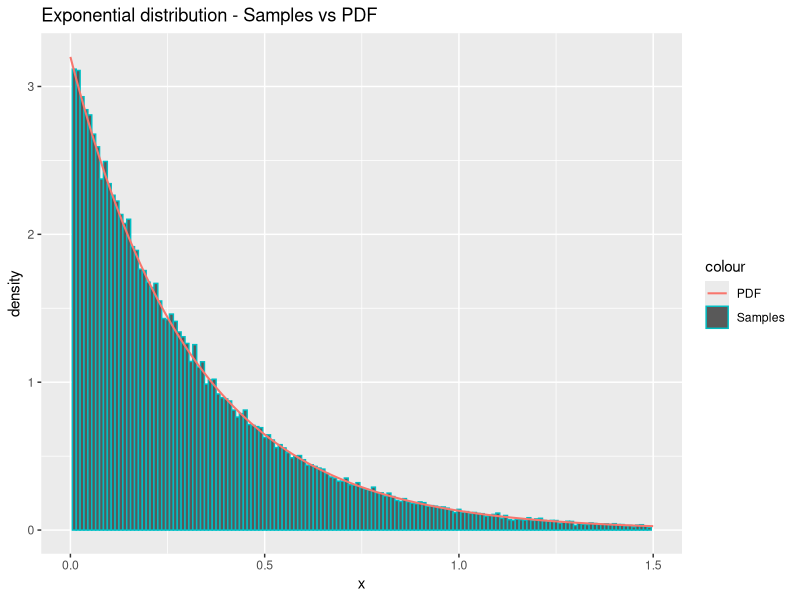
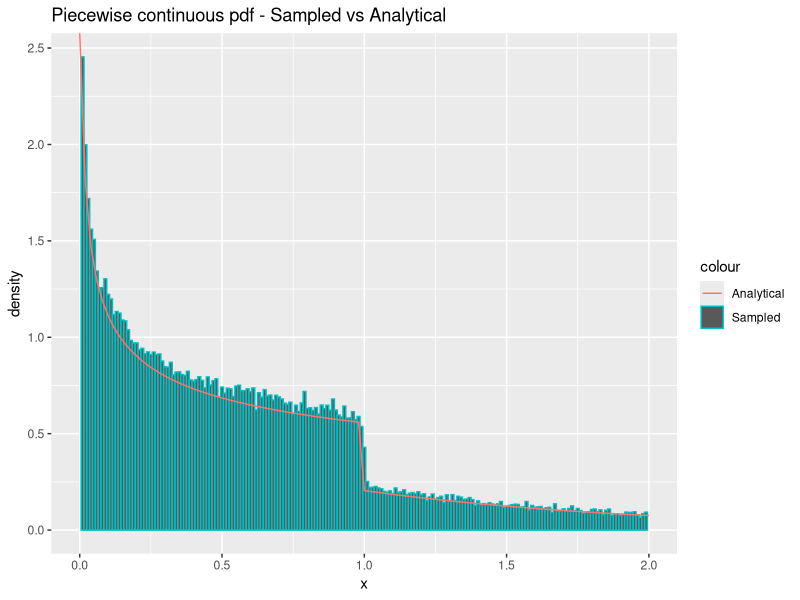
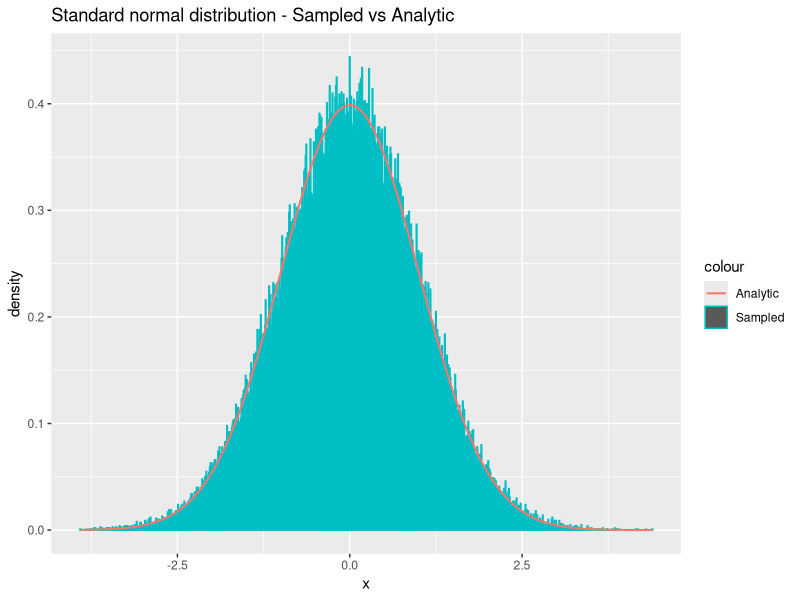
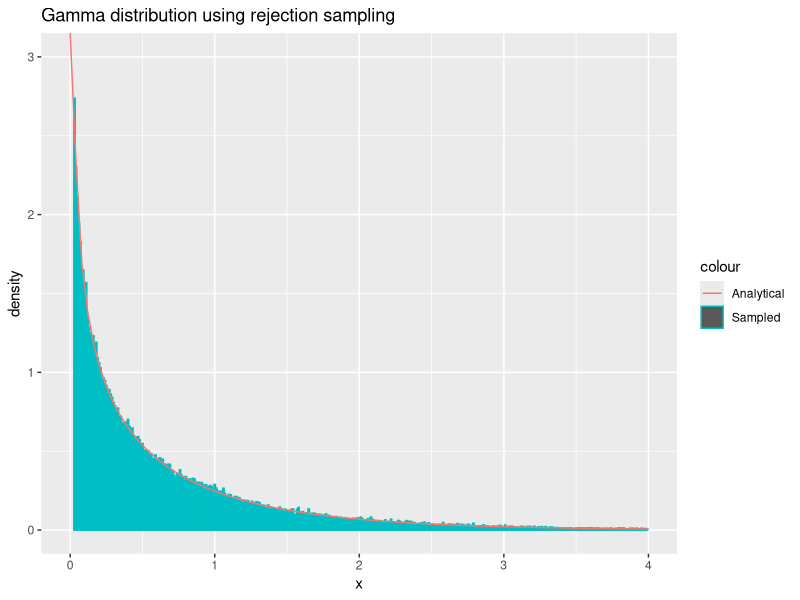
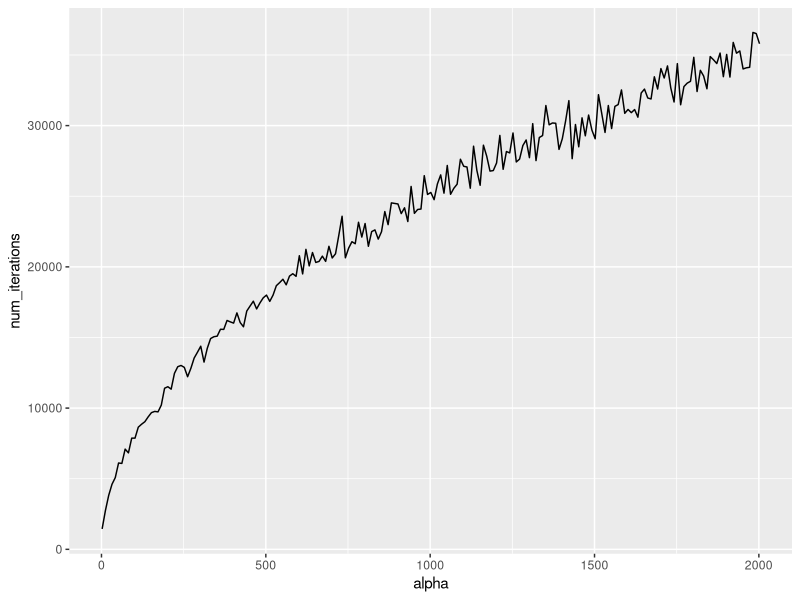
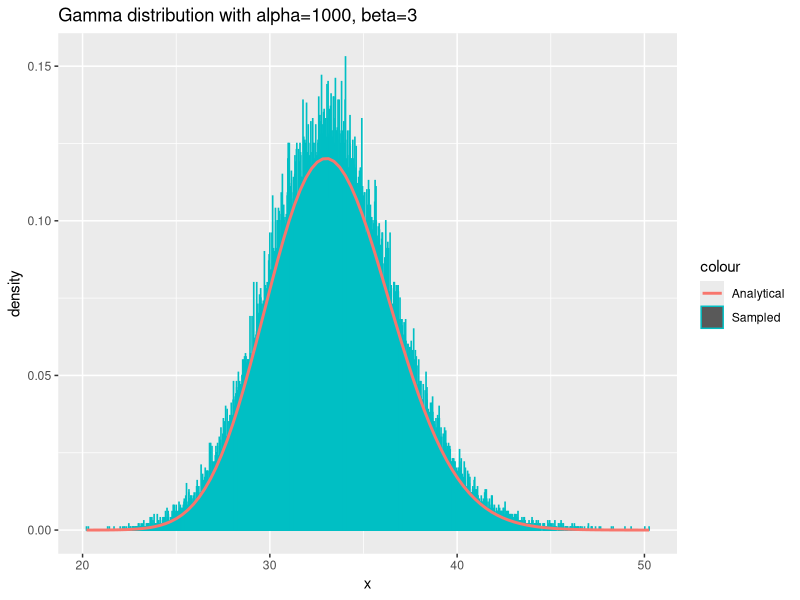
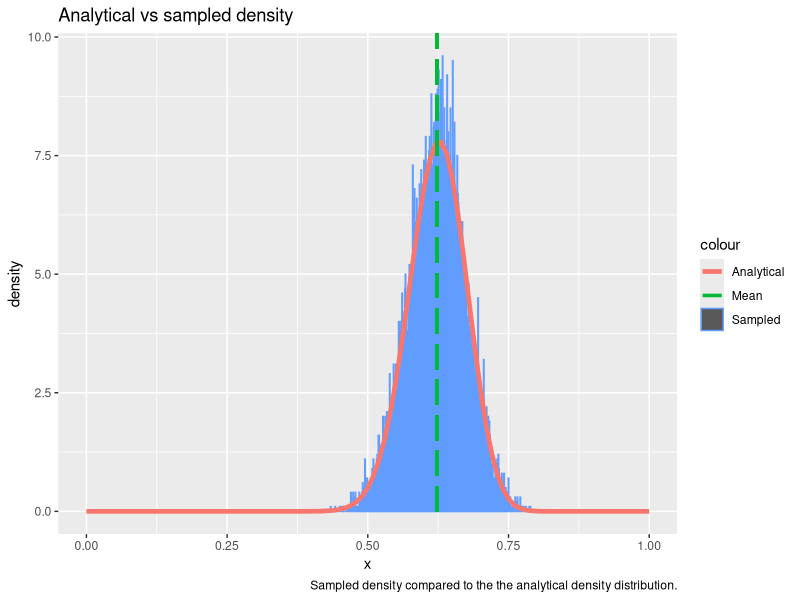

Write the R code that produced these figures, in order.
## ---- chunk 1
  sample_exponential = function(n, lambda) {
    u = runif(n)
    return(-1/lambda * log(u))
  }
## ---- chunk 2
  n = 100000
  lambda = 3.2
  
  x = sample_exponential(n, lambda)
  cat("Theoretical mean:", 1/lambda, "Sample mean", mean(x), "\n")
  cat("Theoretical variance:", 1/lambda^2, "Sample variance", var(x), "\n")
## ---- chunk 3
  library(ggplot2)
  df = data.frame(theo=seq(0,max(x),length.out=n), x=x)
  ggplot(df, aes(x=x)) +
    geom_histogram(aes(y = ..density.., color = "Samples"), binwidth=0.01) +
    stat_function(fun=dexp,geom = "line",size=0.7,args=(mean=lambda),aes(color="PDF")) +
    ggtitle("Exponential distribution - Samples vs PDF") +
    labs(x='x', y='density') +
    xlim(0, 1.5)
## ---- chunk 4
  density_g = function(x, alpha) {
    c = alpha*exp(1)/(alpha + exp(1))
    density = vector(length = length(x))
    density[x < 1.] = c*x[x<1.]^(alpha-1)
    density[x >= 1.] = c*exp(-x[x>=1.])
    return(as.double(density))
  }


  sample_g = function(n, alpha) {
    c = (alpha * exp(1)) / (alpha + exp(1))
    u = runif(n)
    samples = vector(length=length(u))
    samples[u < c/alpha] = (alpha/c*u[u < c/alpha])^(1/alpha)
    samples[u >= c/alpha] = log(c / (1 - u[u >= c/alpha]))
    return(samples)
  }
## ---- chunk 5
  n=100000
  alpha = 0.7
  x = sample_g(n, alpha)
  c = (alpha * exp(1)) / (alpha + exp(1))
  cat("Theoretical mean:", c/(alpha+1) + 2*c/exp(1), "Sample mean:", mean(x), "\n")
  cat("Theoretical variance:", c/(alpha+2) + 5*c/exp(1) - (c/(alpha+1) + 2*c/exp(1))^2, "Sample variance:", var(x), "\n")
## ---- chunk 6
  library(ggplot2)
  df <- data.frame(theo=seq(0,max(x),length.out=n), x=x)
  ggplot(df, aes(x = x)) +
    geom_histogram(aes(y = ..density.., color = "Sampled"), binwidth=0.01) +
    stat_function(fun=density_g,geom = "line",size=0.5,args=(mean=alpha),aes(color="Analytical")) + 
    xlim(0, 2) + 
    ggtitle("Piecewise continuous pdf - Sampled vs Analytical") + labs(x='x', y='density')
## ---- chunk 7
  sample_standard_normal = function(n) {
    num_samples = n
    if((n %% 2) == 1) {
      # n is odd, so we should sample one extra:
      num_samples = num_samples + 1
  }
    x_1 = runif(num_samples/2, 0, 2*pi)
    x_2 = sample_exponential(num_samples/2, lambda=1/2)
    y_1 = sqrt(x_2) * cos(x_1)
    y_2 = sqrt(x_2) * sin(x_1)
    # Remove the last sample if n is odd:
    return(c(y_1, y_2)[0:n])
  }
## ---- chunk 8
  n = 100000
  y = sample_standard_normal(n)
  cat("Theoretical mean:", 0, "Sample mean:", mean(y), "\n")
  cat("Theoretical variance:", 1, "Sample variance:", var(y), "\n")
## ---- chunk 9
  library(ggplot2)
  df = data.frame(theo=seq(0,max(x),length.out=n), x=y)
  ggplot(df, aes(x=y)) +
    geom_histogram(aes(y = ..density.., color = "Sampled"), binwidth=0.01) +
    stat_function(fun=dnorm,geom = "line",size=0.7,args=list(0,1),aes(color="Analytic")) +
    ggtitle("Standard normal distribution - Sampled vs Analytic") +
    labs(x='x', y='density')
## ---- chunk 10
sample_normal_d = function(d, mu, sigma) {
  x = sample_standard_normal(d)
  y <- mu + t(chol(sigma))%*%x
  return(y)
}
## ---- chunk 11

d = 2
n = 100000
mu = c(1.5, 3)
sigma = matrix(c(5,7,7,10),ncol=d,nrow=d)
samples = matrix(NA, ncol=d, nrow=n)
for (i in 1:n){
  samples[i,] = sample_normal_d(d,mu,sigma) # Draw n samples
}

average = apply(samples, 2, mean)
print("Mean vector:")
print.data.frame(data.frame(average))
covmat = cov(samples)
print("Covariance matrix:")
print.data.frame(data.frame(covmat))
## ---- chunk 12
  density_f = function(x, alpha) {
    return(dgamma(x, alpha, rate=1))
  }
  
  sample_f_small = function(n, alpha) {
    c = (1/alpha + exp(-1)) / gamma(alpha)
    samples = vector()
    repeat {
      num_missing_samples = n - length(samples)
      
      x = sample_g(as.integer(num_missing_samples*c), alpha)
      
      acceptance_probs = density_f(x, alpha) / (c * density_g(x, alpha))
      u = runif(as.integer(num_missing_samples*c))
      samples = c(samples, x[u <= acceptance_probs])
      if(length(samples) >= n) {
        break
      }
    }
    # Do not return excess samples:
    return(samples[0:n])
  }
## ---- chunk 13
  n = 100000
  alpha = 0.6
  x = sample_f_small(n, alpha)
  cat("Theoretical mean:", alpha, "\n")
  cat("Sample mean:", mean(x), "\n")
  cat("----", "\n")
  
  cat("Theoretical variance:", alpha, "\n")
  cat("Sample variance:", var(x), "\n")
## ---- chunk 14
  n = 100000
  alpha = 0.6
  x = sample_f_small(n, alpha)
  df = data.frame(x)
  ggplot(df, aes(x = x)) +
    geom_histogram(aes(y = ..density.., color = "Sampled"), binwidth=0.01) +
    stat_function(fun=dgamma,geom = "line",size=0.5,args=(alpha=alpha),aes(color="Analytical")) +
    xlim(0, 4) + ylim(0, 3) + 
    ggtitle("Gamma distribution using rejection sampling") + labs(x='x', y='density')
## ---- chunk 15
sample_f_large = function(n, alpha) {
  loga = (alpha - 1)/2 * (log(alpha - 1) - 1)
  logbp = (alpha + 1)/2 * (log(alpha + 1) - 1)
  
  samples = vector()
  num_iterations = 0
  
  while(length(samples) < n) {
    num_iterations = num_iterations + 1
    
    # Sample in log-scale
    log_x1 = loga + log(runif(1))
    log_x2 = logbp + log(runif(1))
    
    if(2*log_x1 <= (alpha - 1)*(log_x2 - log_x1) - exp(log_x2 - log_x1)) {
      # Accept the sample:
      samples = c(samples, exp(log_x2 - log_x1))
    }
  }
  
  return(list(samples=samples, num_iterations=num_iterations))
}
## ---- chunk 16
n = 10000
alpha = 50
samples = sample_f_large(n, alpha)$samples
cat("Theoretical mean:", alpha, "Sample mean:", mean(samples), "\n")
cat("Theoretical variance:", alpha, "Sample variance:", var(samples), "\n")
## ---- chunk 17
n = 1000
alpha = seq(2, 2002, 10)
num_iterations = vector()
for(a in alpha) {
  num_iterations = c(num_iterations, sample_f_large(n, a)$num_iterations)
}
df = data.frame(x=alpha, num_iterations=num_iterations)
ggplot(df, aes(x = alpha, y = num_iterations)) + geom_line()
## ---- chunk 18
sample_gamma = function(n, alpha, beta) {
  unscaled_samples = vector(length=n)
  if(alpha == 1.) {
    unscaled_samples = sample_exponential(n, 1)
  } else if(alpha < 1.) {
    unscaled_samples = sample_f_small(n, alpha)
  } else { # alpha > 1.
    unscaled_samples = sample_f_large(n, alpha)$samples
  }
  samples = unscaled_samples/as.double(beta)
  return(samples)
}
## ---- chunk 19
n = 100000
alpha = 100
beta = 3
x = sample_gamma(n, alpha, beta)
df = data.frame(x)
ggplot(df, aes(x = x)) +
    geom_histogram(aes(y = ..density.., color = "Sampled"), binwidth=0.01) +
    stat_function(fun=dgamma,geom = "line",size=1,aes(color='Analytical'),args = list(shape=alpha, rate=beta)) +
    # ylim(0,1) +
    ggtitle("Gamma distribution with alpha=1000, beta=3") + labs(x='x', y='density')
## ---- chunk 20
  sample_beta = function(n, alpha, beta) {
    x = sample_gamma(n, alpha, 1)
    y = sample_gamma(n, beta, 1)
    z = x/(x+y)
    return(z)
  }
## ---- chunk 21
  n = 10000
  alpha = 5
  beta = 10
  x = sample_beta(n, alpha, beta)
  cat("Theoretical mean:", alpha/(alpha+beta), "Sample mean:", mean(x), "\n")
  cat("Theoretical variance", alpha*beta/((alpha+beta)^2*(alpha + beta + 1)), "Sample variance:", var(x), "\n")
## ---- chunk 22

#Estimate probability by monte carlo itegration
generate_monte_carlo_samples = function(n) {
  x = sample_standard_normal(n)
  samples = rep(NA, n)
  
  #Set all values above 4 to 1 and all below to 0
  samples[x > 4] = 1
  samples[x <= 4] = 0
  return(samples)
}

n = 100000
x = generate_monte_carlo_samples(n)
est = mean(x)
confidence_interval = est + c(-1, 1)*qnorm(.975)*sqrt(var(x)/n) #Calculate variance

cat("Prob(x>4): ", est, "\n")

cat("Confidence:", confidence_interval, "\n")
## ---- chunk 23

generate_weighted_samples = function(n) {
  samples = rep(NA, n)
  sample_u = runif(n) #Generate uniform samples
  sample_x = sqrt(16-2*log(1-sample_u)) #Inverse sampling from G(x)
  samples[ sample_x <= 4.] = 0
  
  #Calculate 1*w(x) for all samples of X > 4
  samples[ sample_x > 4.] = 1/(exp(8)*sqrt(2*pi)*sample_x[ sample_x > 4.]) 
  
  return(samples)
}

n = 100000

samples = generate_weighted_samples(n)

est = mean(samples)

confidence_interval = est + c(-1, 1)*qnorm(.975)*sqrt(var(samples)/n)

cat("Estimated:", est, "\n")

cat("COnfidence interval:", confidence_interval, "\n")


## ---- chunk 24

#Draw sample from g(x) using inverse transform

generate_weighted_samples_anth = function(n) {
  samples = rep(NA)
  samples_u_1 = runif(n)
  samples_u_2 = 1 - samples_u_1 # Calculate the antithetic variates
  samples_u = c(samples_u_1, samples_u_2) # Combine the variates
  sample_x = sqrt(16-2*log(1-samples_u)) #Inverse sampling from G(x)
  samples[ sample_x <= 4.] = 0
  
  #Calculate 1*w(x) for all samples of X > 4
  samples[ sample_x > 4.] = 1/(exp(8)*sqrt(2*pi)*sample_x[ sample_x > 4.])
  
  return(samples)
}

## ---- chunk 25
n = 50000

samples = generate_weighted_samples_anth(n)

est = mean(samples)

confidence_interval = est + c(-1, 1)*qnorm(.975)*sqrt(var(samples)/(2*n)) #Multiply n by 2 as number of samples is the double of n

cat("Estimated:", est, "\n")

cat("COnfidence interval:", confidence_interval, "\n")


## ---- chunk 26

#Function to be sampled from
dna_function = function(x) {
    return((2 + x)^125 * (1 - x)^38 * x^34)
}

#Find highest value of dna_function to set as max c
target_c = optimize(dna_function, c(0, 1), maximum = TRUE)

#Find normalizing constant
n_c = integrate(dna_function, 0, 1)$val

generate_samples = function(n) {
    samples = rep(NA, n)
    run_cnt = 0
    for (i in 1:n) {
        done = 0
        while (done == 0) {
            x_sample = runif(1)  # Proposal sample
            a = dna_function(x_sample)/target_c$objective #Acceptance probability
            u = runif(1) #Used to determine acceptance
            # Accept if u<a(alpha)
            if (u <= a) {
                samples[i] = x_sample
                done = 1
            }
            run_cnt = run_cnt + 1
        }
    }
    return(list(samples = samples, iterations = run_cnt))
}


## ---- chunk 27

n = 10000

# Function used to find actual mean
g = function(x) {
  return(x*dna_function(x)*x)
}

dna_func_density = function(x) {
  return(dna_function(x)/n_c)
}


y = generate_samples(n) #Generate samples from the distribution

est_mean = sum(y$samples)/n

cat("Estimated mean: ", sum(y$samples)/n, "Theoretical mean: ", integrate(g, 0, 1)$val/n_c, "\n")
## ---- chunk 28

#Generate histogram

df = data.frame(theo = seq(0, 1, length.out = n), value = y$samples)

ggplot(df, aes(x = value)) + geom_histogram(aes(y = ..density.., colour = "Sampled"), 
    binwidth = 0.001) + stat_function(fun = dna_func_density, geom = "line", 
    size = 1.6, aes(colour = "Analytical")) + ggtitle("Analytical vs sampled density") + 
    xlim(0, 1) + geom_segment(x = sum(y$samples)/n, xend = sum(y$samples)/n, 
    y = 0, yend = 100, aes(colour = "Mean"), size = 1.2, linetype = "longdash") + 
    labs(x = "x", y = "density", caption = paste("Sampled density compared to the the analytical density distribution."))

## ---- chunk 29
cat("Average random numbers per sample: ",y$iterations/n)
cat("Theoretical expected numbers per sample: ", target_c$objective/n_c)
